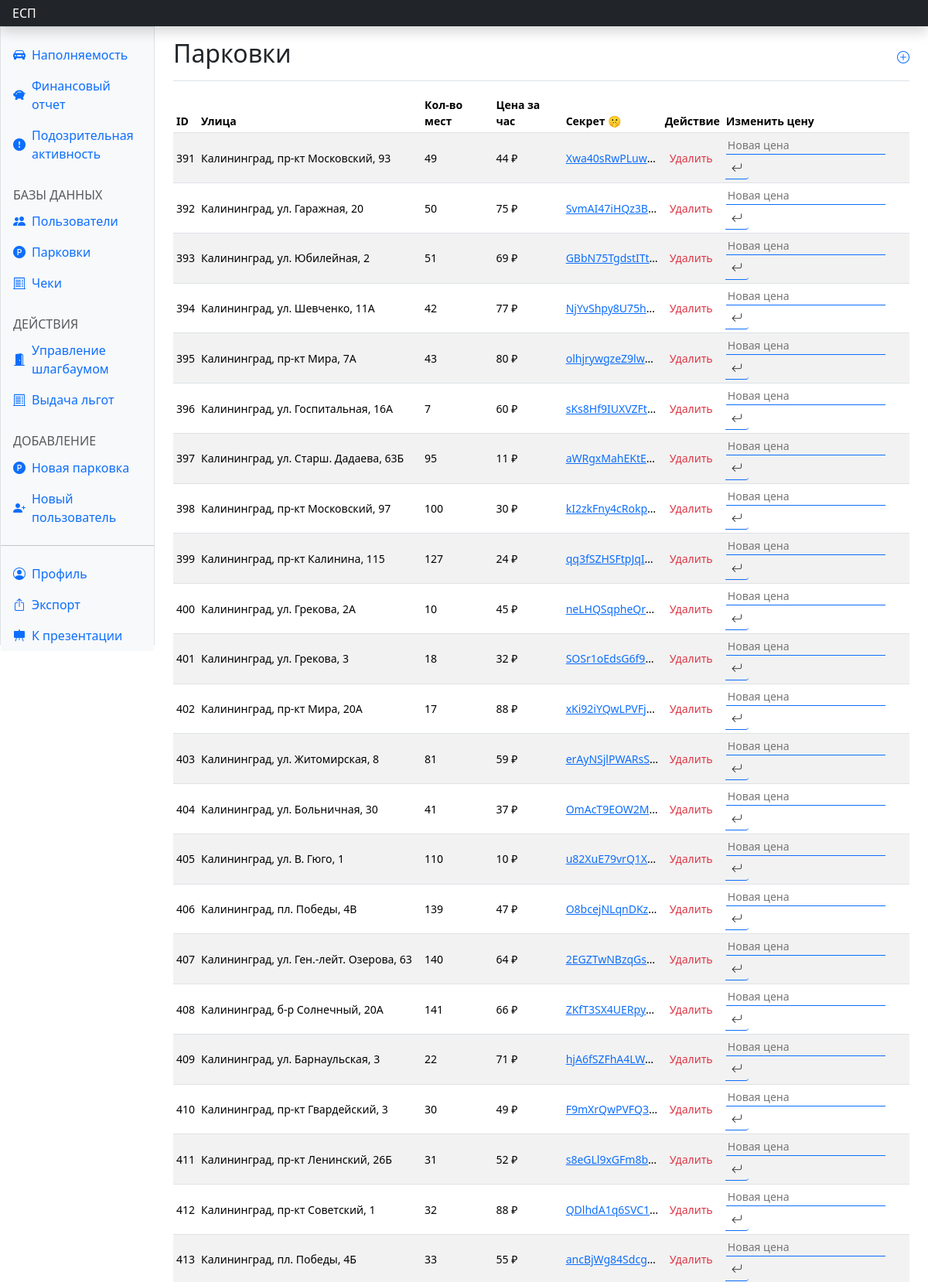
The app's page /dash_parks/ (signed in, upper part) with its own data.
### parkingapp/models.py (models this page shows, shortened)
class Parking(models.Model):
    lattitude = models.FloatField(default=0)
    longitude = models.FloatField(default=0)
    address = models.CharField(max_length=120, default='')
    max_parking_lots = models.PositiveIntegerField(default=0)
    occupied_lots = models.PositiveIntegerField(default=0)
    price_per_hour = models.PositiveIntegerField(default=0)
    change = models.DateTimeField(default=datetime(2, 1, 1, 0, 0, 0, tzinfo=None))
    code = models.CharField(default='', max_length=10)
    secret = models.CharField(default='', max_length=100)

### parkingapp/views.py (the view, shortened to what this page needs)
# urls.py: path('dash_parks/', views.dash_parks, name='dash_parks'),
@login_required(redirect_field_name=None)
def dash_parks(request):
    form = ChangePriceForm()
    parkings = Parking.objects.all()
    error = ''
    if not request.user.parking_control:
        return redirect(reverse('parkingapp:dont_have_access'))
    context = {
        'parkings': parkings,
       'form': form,
       'error': error
    }
    return render(request, 'dash_parks.html', context)

### parkingapp/forms.py
class ChangePriceForm(forms.Form):
    newprice = forms.IntegerField(required=True, widget=forms.NumberInput(attrs={
        'id': 'fucksubmit',
        'placeholder': 'Новая цена',
        'style': "background: none; border: none; border-bottom: 1px solid #0d6efd; outline: none;",
        'type': 'number',
        'inputmode': 'numeric',
        'hidden': 'true',
    }))

### parkingapp/templates/dash_parks.html (shortened to what this page needs)
{% extends 'dash_base.html' %}
{% block parksact %}active{% endblock %}
{% block content %}
<main class="col-md-9 ms-sm-auto col-lg-10 px-md-4">
  <div class="d-flex justify-content-between flex-wrap flex-md-nowrap align-items-center pt-3 pb-2 mb-3 border-bottom">
    <h1 class="h2">Парковки</h1>
    <div>
      <a href="{% url 'parkingapp:addparking' %}" class="text-decoration-none mb-2"><i class="bi bi-plus-circle"></i></a>
    </div>
  </div>
  <div class="table-responsive small">
    <table class="table table-striped table-sm">
      <thead>
        <tr>
          <th scope="col">ID</th>
          <th scope="col">Улица</th>
          <th scope="col">Кол-во мест</th>
          <th scope="col">Цена за час</th>
          <th scope="col">Секрет 🤫</th>
          <th scope="col">Действие</th>
          <th scope="col">Изменить цену</th>
        </tr>
      </thead>
      <tbody class="align-middle">
        {% for el in parkings %}
        <tr>
          <td>{{el.pk}}</td>
          <td>{{el.address}}</td>
          <td>{{el.max_parking_lots}}</td>
          <td>{{el.price_per_hour}} ₽</td>
          <td class="text-truncate" style="max-width: 128px;"><a href="/parking_lot?secret={{el.secret}}">{{el.secret}}</a></td>
          <td><button class="text-danger" style="background: none; border: none;" type="button" data-bs-toggle="modal"
              data-bs-target="#exampleModalD" data-bs-whatever="{{el.pk}}">Удалить</button></td>
          <td>
            <div class="input-group">
              <input type="number" placeholder="Новая цена"
                style="background: none; border: none; border-bottom: 1px solid #0d6efd; outline: none;"
                inputmode="numeric" required="">
              <button type="button" class="btn btn-sm" style="background: none; border: none; border-bottom: 1px solid #0d6efd; outline: none;" data-bs-toggle="modal"
                data-bs-target="#exampleModal" data-bs-whatever="{{ el.pk }}"><i
                  class="bi bi-arrow-return-left"></i></button>
            </div>
          </td>
        </tr>
        {% endfor %}
      </tbody>
    </table>
  </div>
</main>
{% endblock %}

### parkingapp/templates/dash_base.html (style rules this page uses)
.bi { vertical-align: -.125em; fill: currentColor; }

### records on screen
Parking: pk "391", address "Калининград, пр-кт Московский, 93", max_parking_lots "49", price_per_hour "44", secret "Xwa40sRwPLuw…"
Parking: pk "392", address "Калининград, ул. Гаражная, 20", max_parking_lots "50", price_per_hour "75", secret "SvmAI47iHQz3B…"
Parking: pk "393", address "Калининград, ул. Юбилейная, 2", max_parking_lots "51", price_per_hour "69", secret "GBbN75TgdstITt…"
Parking: pk "394", address "Калининград, ул. Шевченко, 11А", max_parking_lots "42", price_per_hour "77", secret "NjYvShpy8U75h…"
Parking: pk "395", address "Калининград, пр-кт Мира, 7А", max_parking_lots "43", price_per_hour "80", secret "olhjrywgzeZ9lw…"
Parking: pk "396", address "Калининград, ул. Госпитальная, 16А", max_parking_lots "7", price_per_hour "60", secret "sKs8Hf9IUXVZFt…"
Parking: pk "397", address "Калининград, ул. Старш. Дадаева, 63Б", max_parking_lots "95", price_per_hour "11", secret "aWRgxMahEKtE…"
Parking: pk "398", address "Калининград, пр-кт Московский, 97", max_parking_lots "100", price_per_hour "30", secret "kI2zkFny4cRokp…"
Parking: pk "399", address "Калининград, пр-кт Калинина, 115", max_parking_lots "127", price_per_hour "24", secret "qq3fSZHSFtpJqI…"
Parking: pk "400", address "Калининград, ул. Грекова, 2А", max_parking_lots "10", price_per_hour "45", secret "neLHQSqpheQr…"
Parking: pk "401", address "Калининград, ул. Грекова, 3", max_parking_lots "18", price_per_hour "32", secret "SOSr1oEdsG6f9…"
Parking: pk "402", address "Калининград, пр-кт Мира, 20А", max_parking_lots "17", price_per_hour "88", secret "xKi92iYQwLPVFj…"
Parking: pk "403", address "Калининград, ул. Житомирская, 8", max_parking_lots "81", price_per_hour "59", secret "erAyNSjlPWARsS…"
Parking: pk "404", address "Калининград, ул. Больничная, 30", max_parking_lots "41", price_per_hour "37", secret "OmAcT9EOW2M…"
Parking: pk "405", address "Калининград, ул. В. Гюго, 1", max_parking_lots "110", price_per_hour "10", secret "u82XuE79vrQ1X…"
Parking: pk "406", address "Калининград, пл. Победы, 4В", max_parking_lots "139", price_per_hour "47", secret "O8bcejNLqnDKz…"
Parking: pk "407", address "Калининград, ул. Ген.-лейт. Озерова, 63", max_parking_lots "140", price_per_hour "64", secret "2EGZTwNBzqGs…"
Parking: pk "408", address "Калининград, б-р Солнечный, 20А", max_parking_lots "141", price_per_hour "66", secret "ZKfT3SX4UERpy…"
Parking: pk "409", address "Калининград, ул. Барнаульская, 3", max_parking_lots "22", price_per_hour "71", secret "hjA6fSZFhA4LW…"
Parking: pk "410", address "Калининград, пр-кт Гвардейский, 3", max_parking_lots "30", price_per_hour "49", secret "F9mXrQwPVFQ3…"
Parking: pk "411", address "Калининград, пр-кт Ленинский, 26Б", max_parking_lots "31", price_per_hour "52", secret "s8eGLl9xGFm8b…"
Parking: pk "412", address "Калининград, пр-кт Советский, 1", max_parking_lots "32", price_per_hour "88", secret "QDlhdA1q6SVC1…"
Parking: pk "413", address "Калининград, пл. Победы, 4Б", max_parking_lots "33", price_per_hour "55", secret "ancBjWg84Sdcg…"
